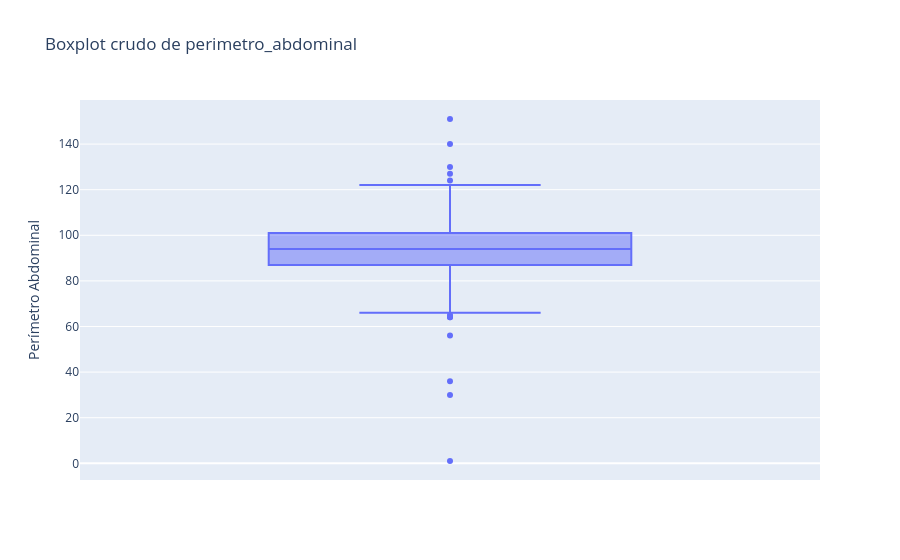
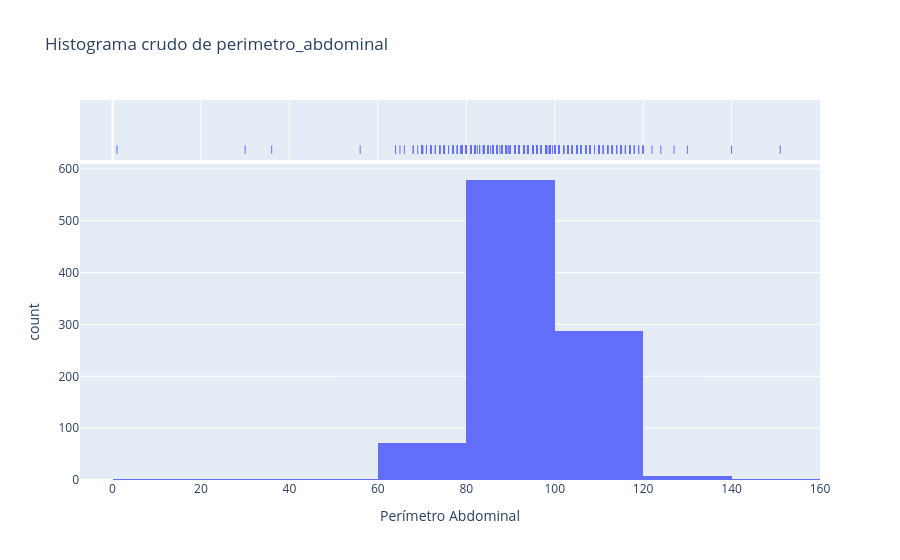
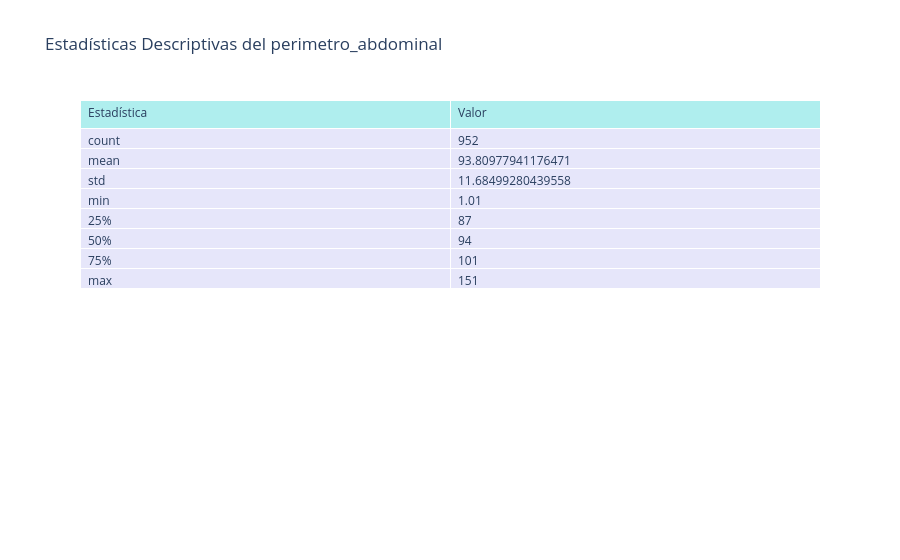
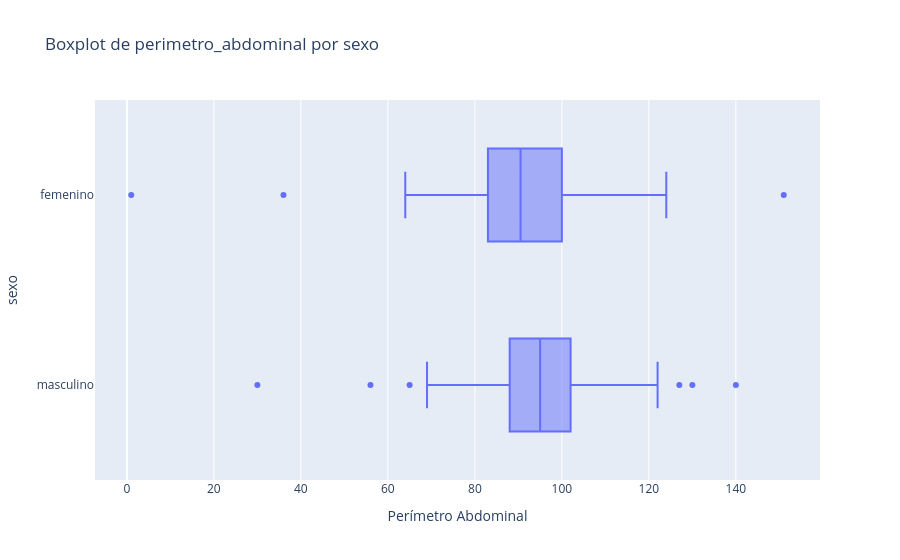

Notebook source saved alongside these figures, in order:
### Markdown cell above
### Perimetro abdominal

### Code cell
import matplotlib.pyplot as plt
import seaborn as sns
import pandas as pd

# Definir los intervalos para perimetro_abdominal
intervalos = {
    'masculino': [0, 94, 102, max(datos.datos['perimetro_abdominal'])],
    'femenino': [0, 80, 88, max(datos.datos['perimetro_abdominal'])] 
}
agrupaciones = [
        'sexo', 'tipo_de_afiliacion', 'lugar_de_procedencia',
        'lugar_de_nacimiento', 'escolaridad', 'diabetes mellitus',
        'hipercolesterolemia', 'dislipidemia'
    ]

def plot_all():
    # Graficar perimetro_abdominal crudo
    fig = px.box(datos.datos, y='perimetro_abdominal', title='Boxplot crudo de perimetro_abdominal')
    fig.update_layout(yaxis_title='Perímetro Abdominal')
    fig.show()

    fig = px.histogram(datos.datos, x='perimetro_abdominal', nbins=10, title='Histograma crudo de perimetro_abdominal', marginal='rug')
    fig.update_layout(xaxis_title='Perímetro Abdominal')
    fig.show()

    # Mostrar tabla descriptiva general verticalmente
    tabla = datos.datos['perimetro_abdominal'].describe().reset_index()
    tabla.columns = ['Estadística', 'Valor']
    fig = go.Figure(data=[go.Table(
        header=dict(values=list(tabla.columns), fill_color='paleturquoise', align='left'),
        cells=dict(values=[tabla[col] for col in tabla.columns], fill_color='lavender', align='left')
    )])
    
    fig.update_layout(title_text='Estadísticas Descriptivas del perimetro_abdominal')
    fig.show()
    print(tabla)
    # Agrupaciones
    agrupaciones = [
        'sexo', 'tipo_de_afiliacion',  'escolaridad', 'diabetes mellitus',
        'hipercolesterolemia', 'dislipidemia', 'no_diabeticos_POC_hba1c(%)_controlado',
    'diabeticos_POC_hba1c(%)_controlado', 
    'bajo_peso',
    'normo_peso',
    'sobrepeso',
    'obesidad',
    'perimetro_abdominal_normal',
    'perimetro_abdominal_aumentado',
    'perimetro_abdominal_incremento_sustancial',
    'tension_normal',
    'tension_elevada',
    'tension_alta_nivel_1',
    'tension_alta_nivel_2'
    ]
    # 'lugar_de_procedencia',
    #    'lugar_de_nacimiento',

    for agrupacion in agrupaciones:
        if agrupacion not in ['lugar_de_procedencia', 'lugar_de_nacimiento','tipo_de_afiliacion','escolaridad']:
            # Graficar perimetro_abdominal por la variable de agrupación
            fig = px.box(datos.datos, x='perimetro_abdominal', y=agrupacion, title=f'Boxplot de perimetro_abdominal por {agrupacion}')
            fig.update_layout(xaxis_title='Perímetro Abdominal')
            fig.show()

            fig = px.histogram(datos.datos, x='perimetro_abdominal', color=agrupacion, nbins=10, title=f'Histograma de perimetro_abdominal por {agrupacion}', marginal='rug')
            fig.update_layout(xaxis_title='Perímetro Abdominal')
            fig.show()

            # Mostrar tabla descriptiva por grupo verticalmente
            tabla2 = datos.datos.groupby(agrupacion)['perimetro_abdominal'].describe().reset_index()
            tabla2 = tabla2.rename(columns={'mean': 'Media', 'std': 'Desviación estándar', '50%': 'Mediana', 'min': 'Mínimo', 'max': 'Máximo'})
            print(tabla2)
            fig = go.Figure(data=[go.Table(
                header=dict(values=list(tabla2.columns), fill_color='paleturquoise', align='left'),
                cells=dict(values=[tabla2[col] for col in tabla2.columns], fill_color='lavender', align='left')
            )])
            fig.update_layout(title_text=f'Estadísticas Descriptivas del perimetro_abdominal por {agrupacion}')
            fig.show()
    hom = datos.datos[datos.datos['sexo'] == 'masculino']
    muj = datos.datos[datos.datos['sexo'] == 'femenino']
    hom['Intervalo'] = pd.cut(hom['perimetro_abdominal'], bins=[0, 94, 102, hom['perimetro_abdominal'].max()], labels=['Normal', 'Aumentado', 'Incremento Sustancial'])
    muj['Intervalo'] = pd.cut(muj['perimetro_abdominal'], bins=[0, 80, 88, muj['perimetro_abdominal'].max()], labels=['Normal', 'Aumentado', 'Incremento Sustancial'])
    fig_hombres = go.Figure()
    fig_hombres.add_trace(go.Box(y=hom[hom['Intervalo'] == 'Normal']['perimetro_abdominal'], name='Normal', marker_color='green'))
    fig_hombres.add_trace(go.Box(y=hom[hom['Intervalo'] == 'Aumentado']['perimetro_abdominal'], name='Aumentado', marker_color='orange'))
    fig_hombres.add_trace(go.Box(y=hom[hom['Intervalo'] == 'Incremento Sustancial']['perimetro_abdominal'], name='Incremento Sustancial', marker_color='red'))
    fig_hombres.update_layout(title="Gráficos de Caja del Perímetro Abdominal - Hombres", yaxis_title="Perímetro Abdominal (cm)", boxmode='group', xaxis_title="Intervalos")
    fig_hombres.show()
    fig_mujeres = go.Figure()
    fig_mujeres.add_trace(go.Box(y=muj[muj['Intervalo'] == 'Normal']['perimetro_abdominal'], name='Normal', marker_color='blue'))
    fig_mujeres.add_trace(go.Box(y=muj[muj['Intervalo'] == 'Aumentado']['perimetro_abdominal'], name='Aumentado', marker_color='purple'))
    fig_mujeres.add_trace(go.Box(y=muj[muj['Intervalo'] == 'Incremento Sustancial']['perimetro_abdominal'], name='Incremento Sustancial', marker_color='darkred'))
    fig_mujeres.update_layout(title="Gráficos de Caja del Perímetro Abdominal - Mujeres", yaxis_title="Perímetro Abdominal (cm)", boxmode='group', xaxis_title="Intervalos")
    fig_mujeres.show()
plot_all()

### Figure 1 — Plotly figure (JSON) as saved in the notebook; plotly's stock layout.template omitted (floating-point values rounded to 4 significant figures; data arrays with more than 128 entries replaced by an {"elided": "..."} marker saying what was removed)
{"data": [{"alignmentgroup": "True", "hovertemplate": "perimetro_abdominal=%{y}<extra></extra>", "legendgroup": "", "marker": {"color": "#636efa"}, "name": "", "notched": false, "offsetgroup": "", "orientation": "v", "showlegend": false, "type": "box", "x0": " ", "xaxis": "x", "y": {"elided": "953 float values"}, "y0": " ", "yaxis": "y"}], "layout": {"boxmode": "group", "legend": {"tracegroupgap": 0}, "title": {"text": "Boxplot crudo de perimetro_abdominal"}, "xaxis": {"anchor": "y", "domain": [0, 1]}, "yaxis": {"anchor": "x", "domain": [0, 1], "title": {"text": "Perímetro Abdominal"}}}}

### Figure 2 — Plotly figure (JSON) as saved in the notebook; plotly's stock layout.template omitted (floating-point values rounded to 4 significant figures; data arrays with more than 128 entries replaced by an {"elided": "..."} marker saying what was removed)
{"data": [{"alignmentgroup": "True", "bingroup": "x", "hovertemplate": "perimetro_abdominal=%{x}<br>count=%{y}<extra></extra>", "legendgroup": "", "marker": {"color": "#636efa", "pattern": {"shape": ""}}, "name": "", "nbinsx": 10, "offsetgroup": "", "orientation": "v", "showlegend": false, "type": "histogram", "x": {"elided": "953 float values"}, "xaxis": "x", "yaxis": "y"}, {"alignmentgroup": "True", "boxpoints": "all", "fillcolor": "rgba(255,255,255,0)", "hoveron": "points", "hovertemplate": "perimetro_abdominal=%{x}<extra></extra>", "jitter": 0, "legendgroup": "", "line": {"color": "rgba(255,255,255,0)"}, "marker": {"color": "#636efa", "symbol": "line-ns-open"}, "name": "", "offsetgroup": "", "showlegend": false, "type": "box", "x": {"elided": "953 float values"}, "xaxis": "x2", "yaxis": "y2"}], "layout": {"barmode": "relative", "legend": {"tracegroupgap": 0}, "title": {"text": "Histograma crudo de perimetro_abdominal"}, "xaxis": {"anchor": "y", "domain": [0, 1], "title": {"text": "Perímetro Abdominal"}}, "xaxis2": {"anchor": "y2", "domain": [0, 1], "matches": "x", "showgrid": true, "showticklabels": false}, "yaxis": {"anchor": "x", "domain": [0, 0.8316], "title": {"text": "count"}}, "yaxis2": {"anchor": "x2", "domain": [0.8416, 1], "matches": "y2", "showgrid": false, "showline": false, "showticklabels": false, "ticks": ""}}}

### Figure 3 — Plotly figure (JSON) as saved in the notebook; plotly's stock layout.template omitted (floating-point values rounded to 4 significant figures)
{"data": [{"cells": {"align": "left", "fill": {"color": "lavender"}, "values": [["count", "mean", "std", "min", "25%", "50%", "75%", "max"], [952, 93.81, 11.68, 1.01, 87, 94, 101, 151]]}, "header": {"align": "left", "fill": {"color": "paleturquoise"}, "values": ["Estadística", "Valor"]}, "type": "table"}], "layout": {"title": {"text": "Estadísticas Descriptivas del perimetro_abdominal"}}}

### Figure 4 — Plotly figure (JSON) as saved in the notebook; plotly's stock layout.template omitted (floating-point values rounded to 4 significant figures; data arrays with more than 128 entries replaced by an {"elided": "..."} marker saying what was removed)
{"data": [{"alignmentgroup": "True", "hovertemplate": "perimetro_abdominal=%{x}<br>sexo=%{y}<extra></extra>", "legendgroup": "", "marker": {"color": "#636efa"}, "name": "", "notched": false, "offsetgroup": "", "orientation": "h", "showlegend": false, "type": "box", "x": {"elided": "953 float values"}, "x0": " ", "xaxis": "x", "y": {"elided": "953 str values"}, "y0": " ", "yaxis": "y"}], "layout": {"boxmode": "group", "legend": {"tracegroupgap": 0}, "title": {"text": "Boxplot de perimetro_abdominal por sexo"}, "xaxis": {"anchor": "y", "domain": [0, 1], "title": {"text": "Perímetro Abdominal"}}, "yaxis": {"anchor": "x", "domain": [0, 1], "title": {"text": "sexo"}}}}
